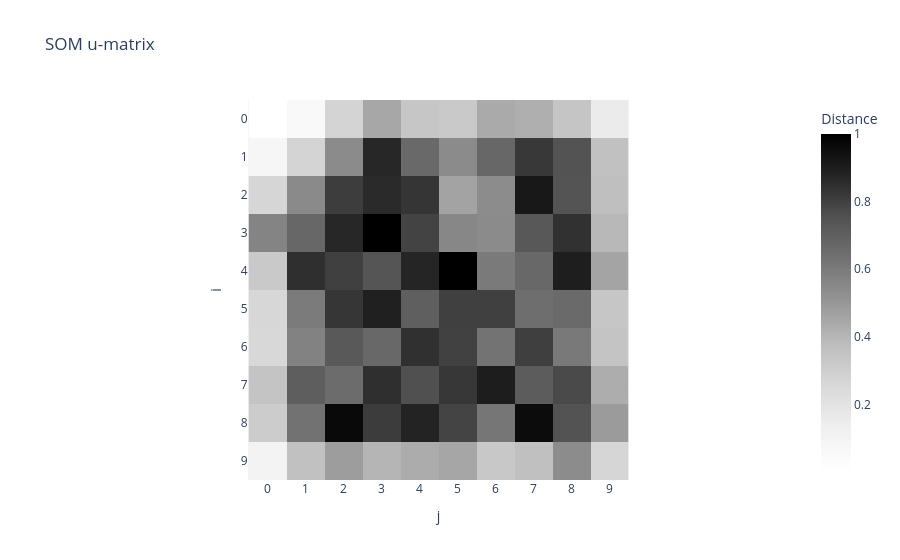

Here is the notebook cell this chart was saved with:
### Code cell
u_matrix_plot = kairo.plot_som_u_matrix(som)
u_matrix_plot.show()

### Figure 1 — Plotly figure (JSON) as saved in the notebook; plotly's stock layout.template omitted (floating-point values rounded to 4 significant figures)
{"data": [{"coloraxis": "coloraxis", "hovertemplate": "j: %{x}<br>i: %{y}<br>Distance: %{z}<extra></extra>", "name": "0", "type": "heatmap", "xaxis": "x", "yaxis": "y", "z": [[0.005901, 0.05635, 0.2753, 0.4496, 0.3393, 0.3249, 0.4379, 0.422, 0.3439, 0.1573], [0.07742, 0.2787, 0.5436, 0.8702, 0.6634, 0.5432, 0.6729, 0.8242, 0.7475, 0.3593], [0.2682, 0.547, 0.8097, 0.8631, 0.8321, 0.4604, 0.5401, 0.9209, 0.7438, 0.3719], [0.5667, 0.6737, 0.87, 0.9998, 0.7941, 0.5564, 0.5411, 0.7305, 0.8439, 0.3947], [0.3244, 0.847, 0.7999, 0.7416, 0.8761, 1.0, 0.6018, 0.6676, 0.899, 0.459], [0.2625, 0.5977, 0.8283, 0.8936, 0.7032, 0.8006, 0.8003, 0.6459, 0.6613, 0.3383], [0.259, 0.5754, 0.7256, 0.6676, 0.8462, 0.7971, 0.6283, 0.8052, 0.6066, 0.3472], [0.346, 0.7063, 0.6551, 0.8471, 0.757, 0.8274, 0.9029, 0.7142, 0.7735, 0.4302], [0.3105, 0.6328, 0.971, 0.8126, 0.8819, 0.7893, 0.6183, 0.9587, 0.7477, 0.4875], [0.1021, 0.3621, 0.481, 0.4046, 0.4313, 0.4531, 0.3315, 0.3637, 0.5394, 0.2662]]}], "layout": {"coloraxis": {"colorbar": {"title": {"text": "Distance"}}, "colorscale": [[0, "rgb(255,255,255)"], [0.125, "rgb(240,240,240)"], [0.25, "rgb(217,217,217)"], [0.375, "rgb(189,189,189)"], [0.5, "rgb(150,150,150)"], [0.625, "rgb(115,115,115)"], [0.75, "rgb(82,82,82)"], [0.875, "rgb(37,37,37)"], [1, "rgb(0,0,0)"]]}, "title": {"text": "SOM u-matrix"}, "xaxis": {"anchor": "y", "constrain": "domain", "domain": [0, 1], "dtick": 1, "scaleanchor": "y", "title": {"text": "j"}}, "yaxis": {"anchor": "x", "autorange": "reversed", "constrain": "domain", "domain": [0, 1], "dtick": 1, "title": {"text": "i"}}}}
